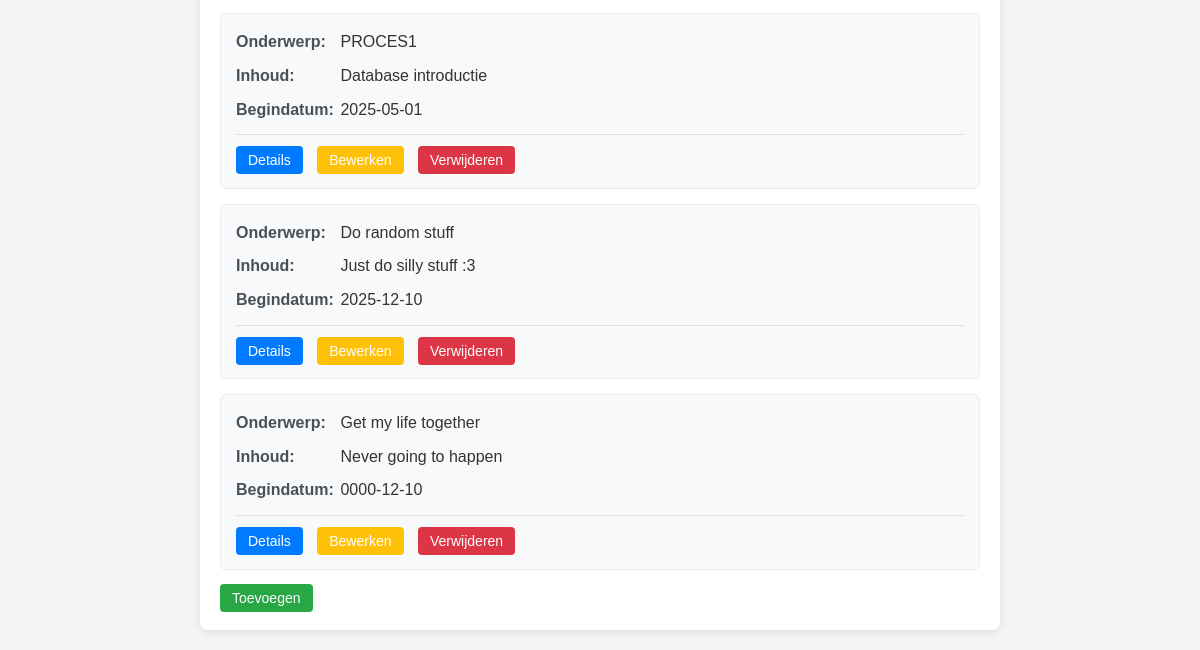
Page /agenda_opdracht/index.php (lower part) on the earlier database version.
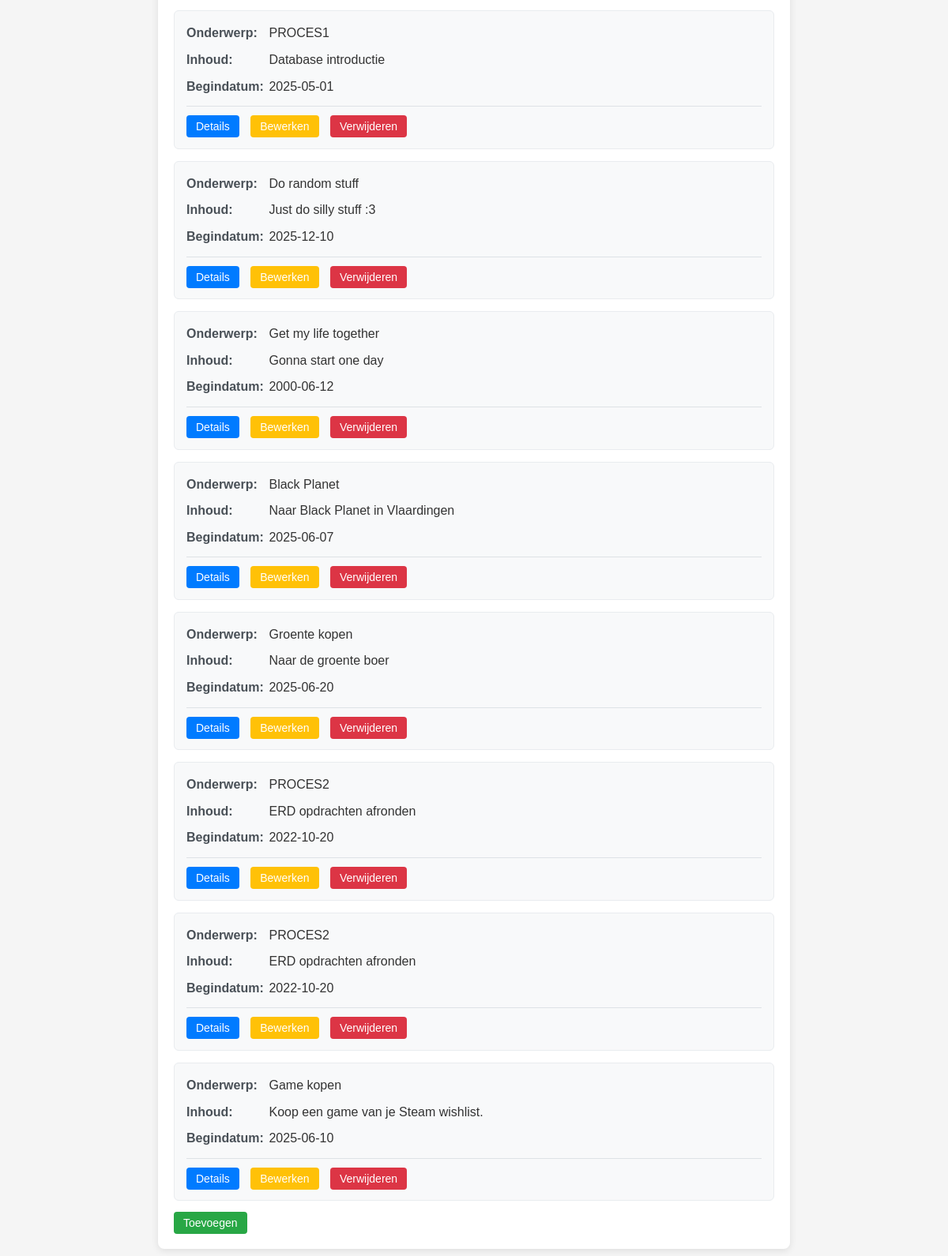
Same page on the later database version.
### tables this page shows
CREATE TABLE "crud_agenda"
(
    id          INTEGER not null
        constraint crud_agenda_pk
            primary key autoincrement,
    onderwerp   TEXT    not null,
    inhoud      TEXT    not null,
    begin_datum DATE    not null,
    status      TEXT    not null,
    eind_datum  DATE    not null
);

### agenda_opdracht/index.php (called while the page is built, shortened)
<?php
require '../crud/config.php';
try {
    $query = "SELECT * FROM crud_agenda";
    $stmt = $pdo->prepare($query);
    $stmt->execute();
    $resultaten = $stmt->fetchAll();
    $aantalRijen = count($resultaten);
} catch (PDOException $e) {
    echo "Fout";
    echo "<p> Query: " . $query . "</p>";
    echo $e->getMessage();
}
include 'agenda_view.php';

### agenda_opdracht/agenda_view.php (the view, shortened to what this page needs)
<!doctype html>
<html lang="en">
<head>
    <link rel="stylesheet" href="./css/agenda.css">
</head>
<body>
    <div class="agenda-container">
        <?php if ($aantalRijen > 0) {?>
            <?php foreach ($resultaten as $rij) { ?>
                <div class="agenda-item">
                    <div class="agenda-field">
                        <span class="agenda-label">Onderwerp:</span>
                        <span class="agenda-value"><?= htmlspecialchars($rij['onderwerp']) ?></span>
                    </div>
                    <div class="agenda-field">
                        <span class="agenda-label">Inhoud:</span>
                        <span class="agenda-value"><?= htmlspecialchars($rij['inhoud']) ?></span>
                    </div>
                    <div class="agenda-field">
                        <span class="agenda-label">Begindatum:</span>
                        <span class="agenda-value"><?= htmlspecialchars($rij['begin_datum']) ?></span>
                    </div>
                    <div class="agenda-actions">
                        <a href="agenda_detail.php?id=<?= $rij['id'] ?>" class="btn btn-detail">Details</a>
                        <a href="agenda_bewerken.php?id=<?= $rij['id'] ?>" class="btn btn-edit">Bewerken</a>
                        <a href="agenda_verwijderen.php?id=<?= $rij['id'] ?>" class="btn btn-delete">Verwijderen</a>
                    </div>
                </div>
            <?php } ?>
        <?php } else { ?>
            <div class="no-results">
                <p>Geen resultaten gevonden.</p>
            </div>
        <?php } ?>
        <a href="agenda_toevoegen.php" class="btn btn-add">Toevoegen</a>
    </div>
</body>
</html>

### agenda_opdracht/css/agenda.css (style rules this page uses)
body { font-family: Arial, sans-serif; max-width: 800px; margin: 0 auto; padding: 20px; background-color: #f5f5f5; line-height: 1.6; }
.agenda-container { background: white; border-radius: 8px; padding: 20px; box-shadow: 0 2px 10px rgba(0, 0, 0, 0.1); }
.agenda-item { background: #f8f9fa; border: 1px solid #e9ecef; border-radius: 6px; padding: 15px; margin-bottom: 15px; transition: box-shadow 0.2s; }
.agenda-field { margin-bottom: 8px; }
.agenda-label { font-weight: bold; color: #495057; display: inline-block; width: 100px; }
.agenda-value { color: #333; }
.agenda-actions { margin-top: 12px; padding-top: 12px; border-top: 1px solid #dee2e6; }
.btn { text-decoration: none; padding: 6px 12px; border-radius: 4px; font-size: 14px; margin-right: 10px; transition: background-color 0.2s; }
.btn-add { background-color: #28a745; color: white; }
.btn-edit { background-color: #ffc107; color: white; }
.btn-detail { background-color: #007bff; color: white; }
.btn-delete { background-color: #dc3545; color: white; }

Differences in the rows shown:
changed crud_agenda "Get my life together": inhoud "Never going to happen" → "Gonna start one day"; begin_datum "0000-12-10" → "2000-06-12"
added crud_agenda: onderwerp "Black Planet", inhoud "Naar Black Planet in Vlaardingen", begin_datum "2025-06-07"
added crud_agenda: onderwerp "Groente kopen", inhoud "Naar de groente boer", begin_datum "2025-06-20"
added crud_agenda: onderwerp "PROCES2", inhoud "ERD opdrachten afronden", begin_datum "2022-10-20"
added crud_agenda: onderwerp "PROCES2", inhoud "ERD opdrachten afronden", begin_datum "2022-10-20"
added crud_agenda: onderwerp "Game kopen", inhoud "Koop een game van je Steam wishlist.", begin_datum "2025-06-10"
